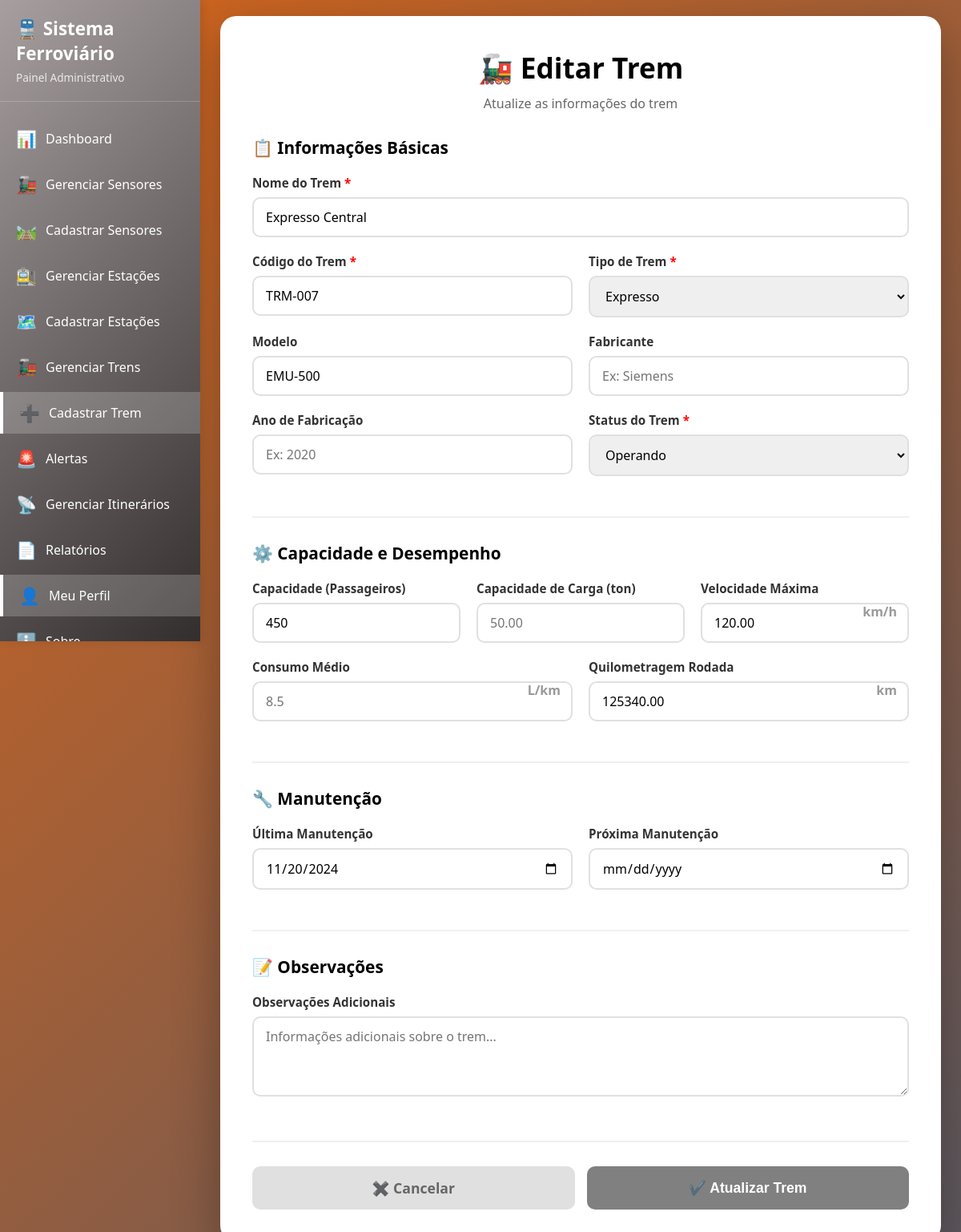
Screenshot of /html/cadastrartrem.php?editar=1 (signed in) with the database file from the repository.
### tables this page shows
CREATE TABLE IF NOT EXISTS trens (
	id INT AUTO_INCREMENT PRIMARY KEY,
	codigo VARCHAR(20) NOT NULL UNIQUE,
	nome VARCHAR(100) NOT NULL,
	tipo ENUM('expresso', 'regional', 'metropolitano', 'luxo', 'carga') NOT NULL,
	modelo VARCHAR(100),
	fabricante VARCHAR(100),
	ano_fabricacao YEAR,
	capacidade_passageiros INT,
	capacidade_carga DECIMAL(10, 2),
	velocidade_maxima DECIMAL(5, 2),
	consumo_medio DECIMAL(8, 2),
	ultima_manutencao DATE,
	proxima_manutencao DATE,
	km_rodados DECIMAL(12, 2) DEFAULT 0,
	status ENUM('operando', 'manutencao', 'inativo', 'em_viagem') DEFAULT 'inativo',
	observacoes TEXT,
	data_cadastro TIMESTAMP DEFAULT CURRENT_TIMESTAMP,
	INDEX idx_codigo (codigo),
	INDEX idx_status (status),
	INDEX idx_tipo (tipo)
);

### html/cadastrartrem.php (the view, shortened to what this page needs)
<?php
require "../php/conexao.php";
$editando = false;
$trem = null;
if (isset($_GET['editar'])) {
    $editando = true;
    $id = intval($_GET['editar']);
    $stmt = $conexao->prepare("SELECT * FROM trens WHERE id = ?");
    $stmt->bind_param("i", $id);
    $stmt->execute();
    $resultado = $stmt->get_result();
    $trem = $resultado->fetch_assoc();
}
?>
<!DOCTYPE html>
<html lang="pt-BR">
<head>
</head>
<body>
    <aside class="sidebar">
        <div class="sidebar-header">
            <h2>🚆 Sistema Ferroviário</h2>
            <p>Painel Administrativo</p>
        </div>
        <ul class="sidebar-menu">
            <li><a href="dashboard.php"><span class="icon">📊</span> Dashboard</a></li>
            <li><a href="gerenciarsensores.php"><span class="icon">🚂</span> Gerenciar Sensores</a></li>
            <li><a href="cadastrarsensores.php"><span class="icon">🛤️</span> Cadastrar Sensores</a></li>
            <li><a href="gerenciarestações.php"><span class="icon">🚉</span> Gerenciar Estações</a></li>
            <li><a href="cadastrarestações.php"><span class="icon">🗺️</span> Cadastrar Estações</a></li>
            <li><a href="gerenciartrens.php"><span class="icon">🚂</span> Gerenciar Trens</a></li>
            <li><a href="cadastrartrem.php"><span class="icon">➕</span> Cadastrar Trem</a></li>
            <li><a href="alertas.php"><span class="icon">🚨</span> Alertas</a></li>
            <li><a href="gerenciaritinerários.php"><span class="icon">📡</span> Gerenciar Itinerários</a></li>
            <li><a href="geraçãorelátorios.php"><span class="icon">📄</span> Relatórios</a></li>
            <li><a href="perfil.php" class="active"><span class="icon">👤</span> Meu Perfil</a></li>
            <li><a href="sobre.php"><span class="icon">ℹ️</span> Sobre</a></li>
        </ul>
    </aside>
    <div class="main-content">
        <div class="container">
            <div class="form-card">
                <h1>🚂 <?php echo $editando ? 'Editar' : 'Cadastrar Novo'; ?> Trem</h1>
                <p class="subtitle">
                    <?php echo $editando ? 'Atualize as informações do trem' : 'Adicione um novo trem à frota do sistema'; ?>
                </p>
                <form method="POST" id="formTrem">
                    <div class="form-section">
                        <h2>📋 Informações Básicas</h2>
                        <div class="form-group">
                            <label for="nome">Nome do Trem <span class="required">*</span></label>
                            <input type="text" id="nome" name="nome" placeholder="Ex: Expresso Central"
                                value="<?php echo htmlspecialchars($trem['nome'] ?? ''); ?>" required>
                        </div>
                        <div class="form-row">
                            <div class="form-group">
                                <label for="codigo">Código do Trem <span class="required">*</span></label>
                                <input type="text" id="codigo" name="codigo" placeholder="Ex: TRM-001"
                                    value="<?php echo htmlspecialchars($trem['codigo'] ?? ''); ?>" required>
                            </div>
                            <div class="form-group">
                                <label for="tipo">Tipo de Trem <span class="required">*</span></label>
                                <select id="tipo" name="tipo" required>
                                    <option value="expresso" <?php echo ($trem['tipo'] ?? '') === 'expresso' ? 'selected' : ''; ?>>Expresso</option>
                                </select>
                            </div>
                        </div>
                        <div class="form-row">
                            <div class="form-group">
                                <label for="modelo">Modelo</label>
                                <input type="text" id="modelo" name="modelo" placeholder="Ex: EMU-500"
                                    value="<?php echo htmlspecialchars($trem['modelo'] ?? ''); ?>">
                            </div>
                            <div class="form-group">
                                <label for="fabricante">Fabricante</label>
                                <input type="text" id="fabricante" name="fabricante" placeholder="Ex: Siemens"
                                    value="<?php echo htmlspecialchars($trem['fabricante'] ?? ''); ?>">
                            </div>
                        </div>
                        <div class="form-row">
                            <div class="form-group">
                                <label for="ano_fabricacao">Ano de Fabricação</label>
                                <input type="number" id="ano_fabricacao" name="ano_fabricacao" placeholder="Ex: 2020"
                                    min="1900" max="2030" value="<?php echo $trem['ano_fabricacao'] ?? ''; ?>">
                            </div>
                            <div class="form-group">
                                <label for="status">Status do Trem <span class="required">*</span></label>
                                <select id="status" name="status" required>
                                    <option value="operando" <?php echo ($trem['status'] ?? 'inativo') === 'operando' ? 'selected' : ''; ?>>Operando</option>
                                </select>
                            </div>
                        </div>
                    </div>
                    <div class="form-section">
                        <h2>⚙️ Capacidade e Desempenho</h2>
                        <div class="form-row-3">
                            <div class="form-group">
                                <label for="capacidade_passageiros">Capacidade (Passageiros)</label>
                                <input type="number" id="capacidade_passageiros" name="capacidade_passageiros"
                                    placeholder="450" min="0"
                                    value="<?php echo $trem['capacidade_passageiros'] ?? ''; ?>">
                            </div>
                            <div class="form-group">
                                <label for="capacidade_carga">Capacidade de Carga (ton)</label>
                                <input type="number" step="0.01" id="capacidade_carga" name="capacidade_carga"
                                    placeholder="50.00" min="0" value="<?php echo $trem['capacidade_carga'] ?? ''; ?>">
                            </div>
                            <div class="form-group input-with-unit">
                                <label for="velocidade_maxima">Velocidade Máxima</label>
                                <input type="number" step="0.01" id="velocidade_maxima" name="velocidade_maxima"
                                    placeholder="120" min="0" value="<?php echo $trem['velocidade_maxima'] ?? ''; ?>">
                                <span class="unit">km/h</span>
                            </div>
                        </div>
                        <div class="form-row">
                            <div class="form-group input-with-unit">
                                <label for="consumo_medio">Consumo Médio</label>
                                <input type="number" step="0.01" id="consumo_medio" name="consumo_medio"
                                    placeholder="8.5" min="0" value="<?php echo $trem['consumo_medio'] ?? ''; ?>">
                                <span class="unit">L/km</span>
                            </div>
                            <div class="form-group input-with-unit">
                                <label for="km_rodados">Quilometragem Rodada</label>
                                <input type="number" step="0.01" id="km_rodados" name="km_rodados" placeholder="125340"
                                    min="0" value="<?php echo $trem['km_rodados'] ?? '0'; ?>">
                                <span class="unit">km</span>
                            </div>
                        </div>
                    </div>
                    <div class="form-section">
                        <h2>🔧 Manutenção</h2>
                        <div class="form-row">
                            <div class="form-group">
                                <label for="ultima_manutencao">Última Manutenção</label>
                                <input type="date" id="ultima_manutencao" name="ultima_manutencao"
                                    value="<?php echo $trem['ultima_manutencao'] ?? ''; ?>">
                            </div>
                            <div class="form-group">
                                <label for="proxima_manutencao">Próxima Manutenção</label>
                                <input type="date" id="proxima_manutencao" name="proxima_manutencao"
                                    value="<?php echo $trem['proxima_manutencao'] ?? ''; ?>">
                            </div>
                        </div>
                    </div>
                    <div class="form-section">
                        <h2>📝 Observações</h2>
                        <div class="form-group">
                            <label for="observacoes">Observações Adicionais</label>
                            <textarea id="observacoes" name="observacoes"
                                placeholder="Informações adicionais sobre o trem..."><?php echo htmlspecialchars($trem['observacoes'] ?? ''); ?></textarea>
                        </div>
                    </div>
                    <div class="btn-container">
                        <a href="gerenciartrens.php" class="btn btn-cancelar">✖️ Cancelar</a>
                        <button type="submit" class="btn btn-salvar">
                            ✔️ <?php echo $editando ? 'Atualizar' : 'Cadastrar'; ?> Trem
                        </button>
                    </div>
                </form>
            </div>
        </div>
    </div>
</body>
</html>

### html/cadastrartrem.php (style rules this page uses)
.sidebar { width: 250px; background: linear-gradient(135deg, #a79f9fff 0%, #332e2eff 100%); color: white; padding: 20px 0; position: fixed; left: 0; top: 0; height: 100vh; overflow-y: auto; box-shadow: 4px 0 10px rgba(0, 0, 0, 0.1); transition: transform 0.3s ease; z-index: 1000; }
.sidebar-header { padding: 0 20px 20px; border-bottom: 1px solid rgba(255, 255, 255, 0.2); margin-bottom: 20px; }
.sidebar-header h2 { font-size: 1.4em; margin-bottom: 5px; }
.sidebar-header p { font-size: 0.85em; opacity: 0.8; }
.sidebar-menu { list-style: none; }
.sidebar-menu li { margin-bottom: 5px; }
.sidebar-menu a { display: flex; align-items: center; padding: 12px 20px; color: white; text-decoration: none; transition: background 0.3s ease; gap: 12px; }
.sidebar-menu a:hover, .sidebar-menu a.active { background: rgba(255, 255, 255, 0.2); border-left: 4px solid white; }
.sidebar-menu a .icon { font-size: 1.3em; width: 25px; text-align: center; }
* { margin: 0; padding: 0; box-sizing: border-box; }
body { font-family: 'Segoe UI', Tahoma, Geneva, Verdana, sans-serif; background: linear-gradient(135deg, #d6651aff 0%, #5b575fff 100%); min-height: 100vh; padding: 20px; display: flex; }
.main-content { margin-left: 250px; flex: 1; transition: margin-left 0.3s ease; }
.container { max-width: 900px; width: 100%; margin: 0 auto; }
.form-card { background: white; border-radius: 20px; padding: 40px; box-shadow: 0 20px 60px rgba(0, 0, 0, 0.3); }
h1 { color: black; font-size: 2.2em; margin-bottom: 10px; text-align: center; }
.subtitle { text-align: center; color: #666; margin-bottom: 30px; }
.form-section { margin-bottom: 30px; padding-bottom: 30px; border-bottom: 2px solid #f0f0f0; }
.form-section h2 { color: black; font-size: 1.3em; margin-bottom: 20px; display: flex; align-items: center; gap: 10px; }
.form-group { margin-bottom: 20px; }
label { display: block; color: #333; font-weight: 600; margin-bottom: 8px; font-size: 0.95em; }
label .required { color: red; }
input, select, textarea { width: 100%; padding: 12px 15px; border: 2px solid #e0e0e0; border-radius: 10px; font-size: 1em; transition: all 0.3s ease; font-family: inherit; }
textarea { resize: vertical; min-height: 100px; }
.form-row { display: grid; grid-template-columns: 1fr 1fr; gap: 20px; }
.form-row-3 { display: grid; grid-template-columns: 1fr 1fr 1fr; gap: 20px; }
.btn-container { display: flex; gap: 15px; margin-top: 30px; }
.btn { flex: 1; padding: 15px; border: none; border-radius: 10px; font-size: 1.1em; font-weight: 600; cursor: pointer; transition: all 0.3s ease; text-decoration: none; text-align: center; display: inline-block; }
.btn-salvar { background: gray; color: white; }
.btn-cancelar { background: #e0e0e0; color: #666; }
.input-with-unit { position: relative; }
.input-with-unit input { padding-right: 60px; }
.input-with-unit .unit { position: absolute; right: 15px; top: 50%; transform: translateY(-50%); color: #999; font-weight: 600; }

### rows the page displays
trens: nome "Expresso Central", codigo "TRM-007", tipo "Expresso", modelo "EMU-500", status "Operando", capacidade_passageiros "450", velocidade_maxima "120.00", km_rodados "125340.00", ultima_manutencao "11/20/2024"
